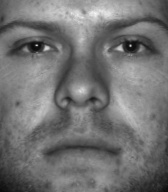
#> input picture yale/face0.jpg, 168 x 192 px; its folder holds only this picture in this run
$ jupyter execute --allow-errors testFewImages.ipynb   (shell and % lines are left out)
#> lines starting #> are read from the running program, lines starting #| are printed output that depends on the picture
#> further down, img is the input picture: shape (192, 168, 3); min 9, max 248, mean 114.6
[cell 1]
import matplotlib.pyplot as plt
import numpy as np
import os
import scipy.io
import cv2
import sys
from google.colab import drive

drive.mount('/content/gdrive/')

my_local_drive='/content/gdrive/My Drive/Reconnaissance'
# Ajout du path pour les librairies, fonctions et données
sys.path.append(my_local_drive)
# Se positionner sur le répertoire associé
%cd $my_local_drive

[cell 2]
n = 36

imgs =[]
#revoir calcul dimension pour tenir dans la mémoire en local

#> (the rest of this cell did not finish here and is left out)

#> (a cell that did not finish here is left out)

[cell 4]
catImg =cv2.imread('yale/tora.jpeg')
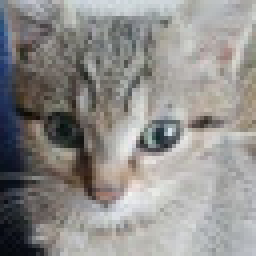
#> input picture trash/tora.jpeg, 64 x 64 px, found by its file name (shown 4 times larger)
#> catImg is the input picture: shape (64, 64, 3); mean B, G, R 140, 142.3, 144
gray = cv2.cvtColor(catImg, cv2.COLOR_BGR2GRAY)
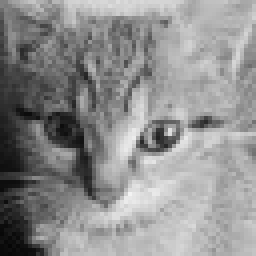
#> gray: shape (64, 64) (shown 4 times larger); min 6, max 243, mean 142.5
#> (the rest of this cell did not finish here and is left out)
